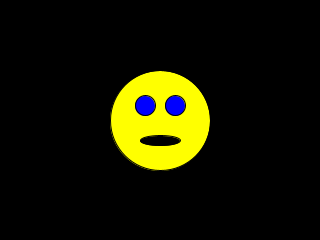
Frame 1 (no input)
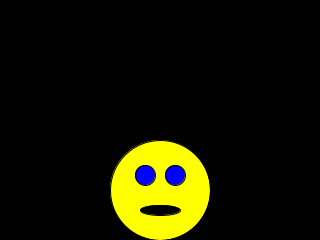
Frame 60 (the mouse pressed at the canvas centre just before this capture)
Frame 120 (the mouse held since frame 60 and released just before this capture): identical to frame 60, image omitted

The Processing sketch that drew these frames (run headless with seeded random() and noise(); from frame 60 on, the mouse is pressed at the canvas centre):

// Processing sketch: Smiley_Game
// ── Smiley_Game.pde
float xpos,ypos, yincrease, xincrease;
float gravity = .98;
float time = 0;
float yvel = 0,xvel = 0;
int xdir,ydir;
int facediameter = 100;
int faceradius;
int eyeoffset = 15;
int mouthoffset = 20;
int eyeradius = 20;
int mouthxradius = 40;
int mouthyradius = 10;
float friction = -2;
int jump = 5;
int walk = 10;
float bound = 0;

void setup()
{
 size(320,240);
 frameRate(60);
 smooth();
 xpos = width/2;
 ypos = height/2;
 faceradius = facediameter/2;
}

void draw()
{
  background(0,0);
  //time++;
  xincrease = 0;
  yincrease = 0;
    if(keyPressed)
    {
      if(key == 'w')
      {
        bound = (height - (1.5)*faceradius);
        if (ypos > bound)
        {
          yincrease = -jump;
        }
      }
      if(key == 'a')
        xincrease = -walk;
      if(key == 'd')
        xincrease = walk;
    }
      
  yvel = yvel + gravity + yincrease;
  ypos = ypos + yvel;
  xpos = xpos + xvel + xincrease;
  
  if(ypos + faceradius >= height)
  {
    ypos = height - faceradius;
    yvel = -yvel;
    yvel = yvel - friction;
  }
  
  if(xpos + faceradius >= width)
  {
    xpos = width - faceradius;
    xvel = -xvel;
  }
  
  if(xpos - faceradius <= 0)
  {
    xpos = faceradius;
    xvel = -xvel;
  }
  drawFace(xpos,ypos);
}


void drawFace(float xpos, float ypos)
{
  // draw face
  fill(#ffff00); //color yellow
  ellipse(xpos, ypos, facediameter,facediameter); 
  
  //draw right eye
  fill(#0000ff);//color blue
  ellipse(xpos + eyeoffset, ypos - eyeoffset, eyeradius, eyeradius); 
  
  //draw left eye
  fill(#0000ff);//color blue
  ellipse(xpos - eyeoffset, ypos - eyeoffset, eyeradius, eyeradius); 
  
  //draw mouth
  fill(0); //color black
  ellipse(xpos + 0, ypos + mouthoffset, mouthxradius, mouthyradius);
}
